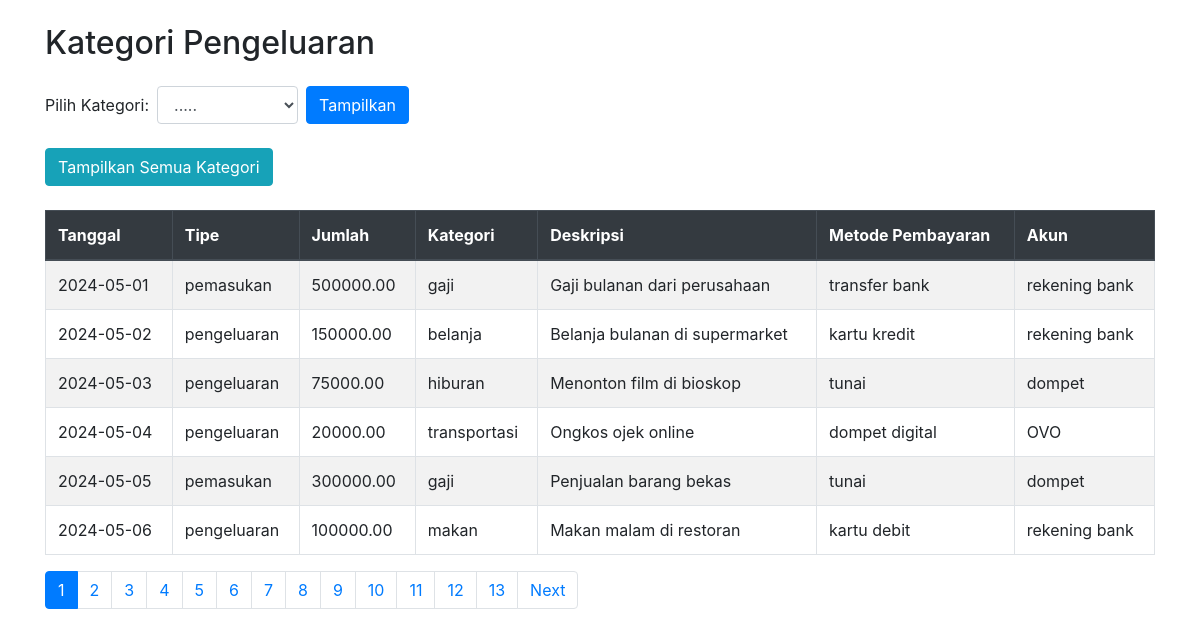
The app's page /category.php with its own data.
### tables this page shows
CREATE TABLE IF NOT EXISTS `daily_expenses` (
  `username` varchar(20) NOT NULL,
  `id` int unsigned NOT NULL DEFAULT '0',
  `amount` decimal(10,2) NOT NULL,
  `type` varchar(15) NOT NULL,
  `category` varchar(50) NOT NULL,
  `date` date NOT NULL,
  `description` text,
  `payment_method` varchar(50) DEFAULT NULL,
  `account` varchar(50) DEFAULT NULL,
  `created_at` timestamp NULL DEFAULT CURRENT_TIMESTAMP,
  `updated_at` timestamp NULL DEFAULT CURRENT_TIMESTAMP ON UPDATE CURRENT_TIMESTAMP,
  PRIMARY KEY (`id`),
  UNIQUE KEY `id` (`id`),
  CONSTRAINT `daily_expenses_chk_1` CHECK ((`type` in (_utf8mb4'pemasukan',_utf8mb4'pengeluaran')))
);

### category.php (the view, shortened to what this page needs)
<?php
$conn = connection();
$selected_category = isset($_POST['category']) ? $_POST['category'] : '';
$page = isset($_GET['page']) ? (int)$_GET['page'] : 1;
$limit = 6;
$offset = ($page - 1) * $limit;
$expenses = [];
if ($_SERVER["REQUEST_METHOD"] == "POST" && $selected_category) {
    $sql = "SELECT * FROM daily_expenses WHERE category = ? LIMIT ? OFFSET ?";
    $stmt = $conn->prepare($sql);
    if ($stmt) {
        $stmt->bind_param("sii", $selected_category, $limit, $offset);
        if ($stmt->execute()) {
            $result = $stmt->get_result();
            $expenses = $result->fetch_all(MYSQLI_ASSOC);
            $stmt->close();
            if (empty($expenses)) {
                $message = "Belum ada yang pakai kategori ini.";
            }
        } else {
            $message = "Terjadi kesalahan saat mengambil data.";
        }
    } else {
        $message = "Terjadi kesalahan dalam menyiapkan statement.";
    }
} else {
    $sql = "SELECT * FROM daily_expenses LIMIT ? OFFSET ?";
    $stmt = $conn->prepare($sql);
    if ($stmt) {
        $stmt->bind_param("ii", $limit, $offset);
        if ($stmt->execute()) {
            $result = $stmt->get_result();
            $expenses = $result->fetch_all(MYSQLI_ASSOC);
        } else {
            $message = "Terjadi kesalahan saat mengambil data.";
        }
    } else {
        $message = "Terjadi kesalahan dalam menyiapkan statement.";
    }
}
$total_sql = $selected_category ? "SELECT COUNT(*) as count FROM daily_expenses WHERE category = ?" : "SELECT COUNT(*) as count FROM daily_expenses";
$stmt = $conn->prepare($total_sql);
$stmt->execute();
$result = $stmt->get_result();
$total_records = $result->fetch_assoc()['count'];
$total_pages = ceil($total_records / $limit);
?>
<!DOCTYPE html>
<html lang="en">
<head>
    <link rel="stylesheet" href="https://stackpath.bootstrapcdn.com/bootstrap/4.5.2/css/bootstrap.min.css">
</head>
<body>
    <div class="container">
        <h2 class="my-4">Kategori Pengeluaran</h2>
        <form method="post" action="category.php" class="form-inline mb-4">
            <div class="form-group mr-2">
                <label for="category" class="mr-2">Pilih Kategori:</label>
                <select name="category" id="category" class="form-control" required>
                    <option value="">.....</option>
                </select>
            </div>
            <button type="submit" class="btn btn-primary">Tampilkan</button>
        </form>
        <form method="post" action="category.php" class="form-inline mb-4">
            <button type="submit" class="btn btn-info mr-2">Tampilkan Semua Kategori</button>
        </form>
        <div class="table-container">
            <?php if (!empty($expenses)): ?>
                <table class="table table-striped table-bordered">
                    <thead class="thead-dark">
                        <tr>
                            <th>Tanggal</th>
                            <th>Tipe</th>
                            <th>Jumlah</th>
                            <th>Kategori</th>
                            <th>Deskripsi</th>
                            <th>Metode Pembayaran</th>
                            <th>Akun</th>
                        </tr>
                    </thead>
                    <tbody>
                        <?php foreach ($expenses as $expense): ?>
                            <tr>
                                <td><?php echo htmlspecialchars($expense["date"]); ?></td>
                                <td><?php echo htmlspecialchars($expense["type"]); ?></td>
                                <td><?php echo htmlspecialchars($expense["amount"]); ?></td>
                                <td><?php echo htmlspecialchars($expense["category"]); ?></td>
                                <td><?php echo htmlspecialchars($expense["description"]); ?></td>
                                <td><?php echo htmlspecialchars($expense["payment_method"]); ?></td>
                                <td><?php echo htmlspecialchars($expense["account"]); ?></td>
                            </tr>
                        <?php endforeach; ?>
                    </tbody>
                </table>
                <nav aria-label="Page navigation">
                    <ul class="pagination">
                        <?php for ($i = 1; $i <= $total_pages; $i++): ?>
                            <li class="page-item <?php if ($i == $page) echo 'active'; ?>"><a class="page-link" href="?page=<?php echo $i; ?>"><?php echo $i; ?></a></li>
                        <?php endfor; ?>
                        <?php if ($page < $total_pages): ?>
                            <li class="page-item"><a class="page-link" href="?page=<?php echo $page + 1; ?>">Next</a></li>
                        <?php endif; ?>
                    </ul>
                </nav>
            <?php elseif ($_SERVER["REQUEST_METHOD"] == "POST"): ?>
                <p>Belum ada yang pakai kategori ini.</p>
            <?php endif; ?>
        </div>
    </div>
</body>
</html>

### category.php (style rules this page uses)
.container { margin-top: 20px; }
.table-container { margin-top: 20px; }

### records on screen
daily_expenses: date "2024-05-01", type "pemasukan", amount "500000.00", category "gaji", description "Gaji bulanan dari perusahaan", payment_method "transfer bank", account "rekening bank"
daily_expenses: date "2024-05-02", type "pengeluaran", amount "150000.00", category "belanja", description "Belanja bulanan di supermarket", payment_method "kartu kredit", account "rekening bank"
daily_expenses: date "2024-05-03", type "pengeluaran", amount "75000.00", category "hiburan", description "Menonton film di bioskop", payment_method "tunai", account "dompet"
daily_expenses: date "2024-05-04", type "pengeluaran", amount "20000.00", category "transportasi", description "Ongkos ojek online", payment_method "dompet digital", account "OVO"
daily_expenses: date "2024-05-05", type "pemasukan", amount "300000.00", category "gaji", description "Penjualan barang bekas", payment_method "tunai", account "dompet"
daily_expenses: date "2024-05-06", type "pengeluaran", amount "100000.00", category "makan", description "Makan malam di restoran", payment_method "kartu debit", account "rekening bank"
